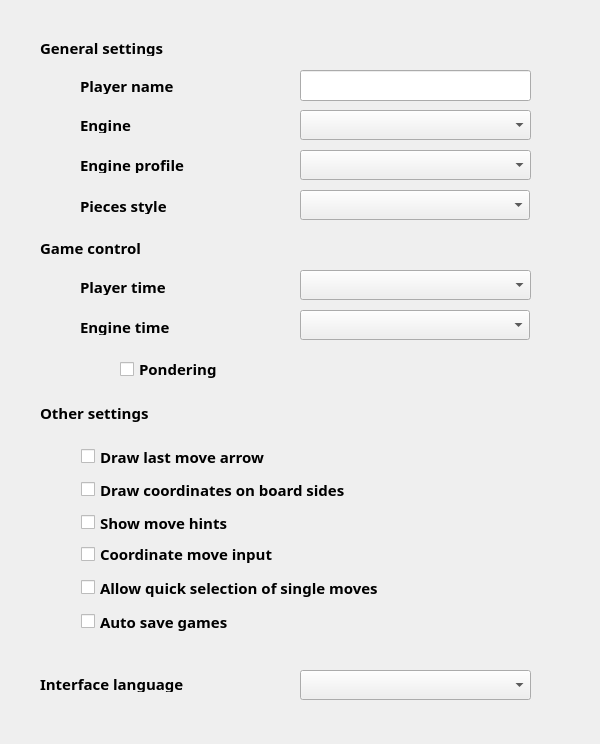
<?xml version="1.0" encoding="UTF-8"?>
<ui version="4.0">
 <class>SettingsDialog</class>
 <widget class="QDialog" name="SettingsDialog">
  <property name="geometry">
   <rect>
    <x>0</x>
    <y>0</y>
    <width>600</width>
    <height>744</height>
   </rect>
  </property>
  <property name="font">
   <font>
    <family>Sans Serif</family>
    <pointsize>11</pointsize>
    <weight>75</weight>
    <bold>true</bold>
   </font>
  </property>
  <property name="windowTitle">
   <string>Dialog</string>
  </property>
  <property name="locale">
   <locale language="English" country="UnitedStates"/>
  </property>
  <widget class="QLabel" name="lEngine">
   <property name="geometry">
    <rect>
     <x>80</x>
     <y>117</y>
     <width>201</width>
     <height>16</height>
    </rect>
   </property>
   <property name="font">
    <font>
     <pointsize>11</pointsize>
    </font>
   </property>
   <property name="locale">
    <locale language="English" country="UnitedStates"/>
   </property>
   <property name="text">
    <string>Engine</string>
   </property>
  </widget>
  <widget class="QComboBox" name="cmbEngine">
   <property name="geometry">
    <rect>
     <x>300</x>
     <y>110</y>
     <width>231</width>
     <height>30</height>
    </rect>
   </property>
   <property name="locale">
    <locale language="English" country="UnitedStates"/>
   </property>
  </widget>
  <widget class="QComboBox" name="cmbPiecesStyle">
   <property name="geometry">
    <rect>
     <x>300</x>
     <y>190</y>
     <width>230</width>
     <height>30</height>
    </rect>
   </property>
  </widget>
  <widget class="QLabel" name="lPiecesStyle">
   <property name="geometry">
    <rect>
     <x>80</x>
     <y>198</y>
     <width>201</width>
     <height>16</height>
    </rect>
   </property>
   <property name="font">
    <font>
     <pointsize>11</pointsize>
    </font>
   </property>
   <property name="locale">
    <locale language="English" country="UnitedStates"/>
   </property>
   <property name="text">
    <string>Pieces style</string>
   </property>
  </widget>
  <widget class="QLabel" name="lGameControl">
   <property name="geometry">
    <rect>
     <x>40</x>
     <y>240</y>
     <width>511</width>
     <height>16</height>
    </rect>
   </property>
   <property name="font">
    <font>
     <pointsize>11</pointsize>
    </font>
   </property>
   <property name="locale">
    <locale language="English" country="UnitedStates"/>
   </property>
   <property name="text">
    <string>Game control</string>
   </property>
  </widget>
  <widget class="QLabel" name="lPlayerTime">
   <property name="geometry">
    <rect>
     <x>80</x>
     <y>279</y>
     <width>211</width>
     <height>16</height>
    </rect>
   </property>
   <property name="font">
    <font>
     <pointsize>11</pointsize>
    </font>
   </property>
   <property name="locale">
    <locale language="English" country="UnitedStates"/>
   </property>
   <property name="text">
    <string>Player time</string>
   </property>
  </widget>
  <widget class="QLabel" name="lEngineTime">
   <property name="geometry">
    <rect>
     <x>80</x>
     <y>319</y>
     <width>211</width>
     <height>16</height>
    </rect>
   </property>
   <property name="font">
    <font>
     <pointsize>11</pointsize>
    </font>
   </property>
   <property name="locale">
    <locale language="English" country="UnitedStates"/>
   </property>
   <property name="text">
    <string>Engine time</string>
   </property>
  </widget>
  <widget class="QComboBox" name="cmbPlayerTime">
   <property name="geometry">
    <rect>
     <x>300</x>
     <y>270</y>
     <width>231</width>
     <height>30</height>
    </rect>
   </property>
   <property name="locale">
    <locale language="English" country="UnitedStates"/>
   </property>
  </widget>
  <widget class="QComboBox" name="cmbEngineTime">
   <property name="geometry">
    <rect>
     <x>300</x>
     <y>310</y>
     <width>230</width>
     <height>30</height>
    </rect>
   </property>
   <property name="locale">
    <locale language="English" country="UnitedStates"/>
   </property>
  </widget>
  <widget class="QCheckBox" name="cbPondering">
   <property name="geometry">
    <rect>
     <x>120</x>
     <y>360</y>
     <width>441</width>
     <height>18</height>
    </rect>
   </property>
   <property name="text">
    <string>Pondering</string>
   </property>
  </widget>
  <widget class="QLabel" name="lOtherSettings">
   <property name="geometry">
    <rect>
     <x>40</x>
     <y>400</y>
     <width>501</width>
     <height>25</height>
    </rect>
   </property>
   <property name="font">
    <font>
     <pointsize>11</pointsize>
    </font>
   </property>
   <property name="locale">
    <locale language="English" country="UnitedStates"/>
   </property>
   <property name="text">
    <string>Other settings</string>
   </property>
  </widget>
  <widget class="QLabel" name="lGeneralSettings">
   <property name="geometry">
    <rect>
     <x>40</x>
     <y>40</y>
     <width>521</width>
     <height>16</height>
    </rect>
   </property>
   <property name="font">
    <font>
     <pointsize>11</pointsize>
     <italic>false</italic>
    </font>
   </property>
   <property name="locale">
    <locale language="English" country="UnitedStates"/>
   </property>
   <property name="text">
    <string notr="true">General settings</string>
   </property>
  </widget>
  <widget class="QLabel" name="lPlayerName">
   <property name="geometry">
    <rect>
     <x>80</x>
     <y>78</y>
     <width>201</width>
     <height>16</height>
    </rect>
   </property>
   <property name="font">
    <font>
     <pointsize>11</pointsize>
    </font>
   </property>
   <property name="locale">
    <locale language="English" country="UnitedStates"/>
   </property>
   <property name="text">
    <string>Player name</string>
   </property>
  </widget>
  <widget class="QLineEdit" name="edPlayerName">
   <property name="geometry">
    <rect>
     <x>300</x>
     <y>70</y>
     <width>231</width>
     <height>31</height>
    </rect>
   </property>
  </widget>
  <widget class="QLabel" name="lInterfaceLanguage">
   <property name="geometry">
    <rect>
     <x>40</x>
     <y>676</y>
     <width>241</width>
     <height>16</height>
    </rect>
   </property>
   <property name="font">
    <font>
     <pointsize>11</pointsize>
    </font>
   </property>
   <property name="locale">
    <locale language="English" country="UnitedStates"/>
   </property>
   <property name="text">
    <string>Interface language</string>
   </property>
  </widget>
  <widget class="QComboBox" name="cmbInterfaceLanguage">
   <property name="geometry">
    <rect>
     <x>300</x>
     <y>670</y>
     <width>231</width>
     <height>30</height>
    </rect>
   </property>
   <property name="locale">
    <locale language="English" country="UnitedStates"/>
   </property>
  </widget>
  <widget class="QLabel" name="lEngineProfile">
   <property name="geometry">
    <rect>
     <x>80</x>
     <y>157</y>
     <width>201</width>
     <height>16</height>
    </rect>
   </property>
   <property name="font">
    <font>
     <pointsize>11</pointsize>
    </font>
   </property>
   <property name="locale">
    <locale language="English" country="UnitedStates"/>
   </property>
   <property name="text">
    <string>Engine profile</string>
   </property>
  </widget>
  <widget class="QComboBox" name="cmbEngineProfile">
   <property name="geometry">
    <rect>
     <x>300</x>
     <y>150</y>
     <width>231</width>
     <height>30</height>
    </rect>
   </property>
   <property name="locale">
    <locale language="English" country="UnitedStates"/>
   </property>
  </widget>
  <widget class="QCheckBox" name="cbCoordinateMoveInput">
   <property name="geometry">
    <rect>
     <x>81</x>
     <y>542</y>
     <width>491</width>
     <height>24</height>
    </rect>
   </property>
   <property name="text">
    <string>Coordinate move input</string>
   </property>
  </widget>
  <widget class="QCheckBox" name="cbDrawCoordinates">
   <property name="geometry">
    <rect>
     <x>81</x>
     <y>478</y>
     <width>491</width>
     <height>23</height>
    </rect>
   </property>
   <property name="text">
    <string>Draw coordinates on board sides</string>
   </property>
  </widget>
  <widget class="QCheckBox" name="cbDrawMoveArrow">
   <property name="geometry">
    <rect>
     <x>81</x>
     <y>445</y>
     <width>491</width>
     <height>23</height>
    </rect>
   </property>
   <property name="text">
    <string>Draw last move arrow</string>
   </property>
  </widget>
  <widget class="QCheckBox" name="cbAutoSaveGames">
   <property name="geometry">
    <rect>
     <x>81</x>
     <y>610</y>
     <width>501</width>
     <height>23</height>
    </rect>
   </property>
   <property name="text">
    <string>Auto save games</string>
   </property>
  </widget>
  <widget class="QCheckBox" name="cbQuickSingleMoveSelection">
   <property name="geometry">
    <rect>
     <x>81</x>
     <y>576</y>
     <width>491</width>
     <height>23</height>
    </rect>
   </property>
   <property name="text">
    <string>Allow quick selection of single moves</string>
   </property>
  </widget>
  <widget class="QCheckBox" name="cbShowMoveHints">
   <property name="geometry">
    <rect>
     <x>81</x>
     <y>511</y>
     <width>491</width>
     <height>23</height>
    </rect>
   </property>
   <property name="text">
    <string>Show move hints</string>
   </property>
  </widget>
 </widget>
 <tabstops>
  <tabstop>edPlayerName</tabstop>
  <tabstop>cmbEngine</tabstop>
  <tabstop>cmbEngineProfile</tabstop>
  <tabstop>cmbPiecesStyle</tabstop>
  <tabstop>cmbPlayerTime</tabstop>
  <tabstop>cmbEngineTime</tabstop>
  <tabstop>cbPondering</tabstop>
  <tabstop>cbDrawMoveArrow</tabstop>
  <tabstop>cbDrawCoordinates</tabstop>
  <tabstop>cbShowMoveHints</tabstop>
  <tabstop>cbCoordinateMoveInput</tabstop>
  <tabstop>cbQuickSingleMoveSelection</tabstop>
  <tabstop>cbAutoSaveGames</tabstop>
  <tabstop>cmbInterfaceLanguage</tabstop>
 </tabstops>
 <resources/>
 <connections/>
</ui>
